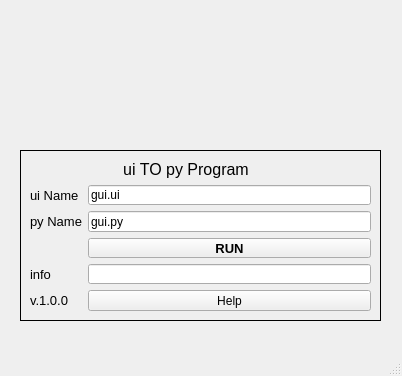
<?xml version="1.0" encoding="UTF-8"?>
<ui version="4.0">
 <class>MainWindow</class>
 <widget class="QMainWindow" name="MainWindow">
  <property name="geometry">
   <rect>
    <x>0</x>
    <y>0</y>
    <width>402</width>
    <height>376</height>
   </rect>
  </property>
  <property name="windowTitle">
   <string>MainWindow</string>
  </property>
  <widget class="QWidget" name="centralwidget">
   <widget class="QLabel" name="label_5">
    <property name="geometry">
     <rect>
      <x>0</x>
      <y>0</y>
      <width>400</width>
      <height>341</height>
     </rect>
    </property>
    <property name="text">
     <string/>
    </property>
    <property name="pixmap">
     <pixmap>back.png</pixmap>
    </property>
    <property name="scaledContents">
     <bool>true</bool>
    </property>
   </widget>
   <widget class="QLabel" name="label">
    <property name="geometry">
     <rect>
      <x>71</x>
      <y>11</y>
      <width>249</width>
      <height>127</height>
     </rect>
    </property>
    <property name="text">
     <string/>
    </property>
    <property name="pixmap">
     <pixmap>img.png</pixmap>
    </property>
   </widget>
   <widget class="QFrame" name="">
    <property name="geometry">
     <rect>
      <x>20</x>
      <y>150</y>
      <width>361</width>
      <height>171</height>
     </rect>
    </property>
    <property name="frameShape">
     <enum>QFrame::Box</enum>
    </property>
    <layout class="QGridLayout" name="gridLayout">
     <item row="0" column="0" colspan="2">
      <widget class="QLabel" name="label_2">
       <property name="font">
        <font>
         <pointsize>12</pointsize>
        </font>
       </property>
       <property name="text">
        <string>                     ui TO py Program</string>
       </property>
      </widget>
     </item>
     <item row="5" column="1">
      <widget class="QPushButton" name="pushButton_2">
       <property name="text">
        <string>Help</string>
       </property>
      </widget>
     </item>
     <item row="5" column="0">
      <widget class="QLabel" name="label_7">
       <property name="font">
        <font>
         <pointsize>10</pointsize>
        </font>
       </property>
       <property name="text">
        <string>v.1.0.0</string>
       </property>
      </widget>
     </item>
     <item row="3" column="1">
      <widget class="QPushButton" name="pushButton">
       <property name="font">
        <font>
         <pointsize>10</pointsize>
         <weight>75</weight>
         <bold>true</bold>
        </font>
       </property>
       <property name="styleSheet">
        <string notr="true">/*
QPushButton#pushButton{
	qlineargradient(spread:pad, x1:0, y1:0, x2:1, y2:0, stop:0 rgba(255, 178, 102, 255), stop:0.55 rgba(235, 200, 61, 255), stop:0.98 rgba(0, 0, 0, 255), stop:1 rgba(0, 0, 0, 0));
	color:rgba(255,255,255,210);
	border-radius:5px;
}
QPushButton#pushButton:hover{
	qlineargradient(spread:pad, x1:0, y1:0, x2:1, y2:0, stop:0 rgba(255, 178, 102, 255), stop:0.55 rgba(150, 200, 61, 255), stop:0.98 rgba(0, 0, 0, 255), stop:1 rgba(0, 0, 0, 0));
}
QPushButton#pushButton:pressed{
	padding-left:5px;
	padding-top:5px
	backround-color(150, 200, 61, 255);
}
*/</string>
       </property>
       <property name="text">
        <string>RUN</string>
       </property>
      </widget>
     </item>
     <item row="4" column="0">
      <widget class="QLabel" name="label_6">
       <property name="font">
        <font>
         <pointsize>10</pointsize>
        </font>
       </property>
       <property name="text">
        <string>info</string>
       </property>
      </widget>
     </item>
     <item row="4" column="1">
      <widget class="QLineEdit" name="lineEdit_3"/>
     </item>
     <item row="2" column="1">
      <widget class="QLineEdit" name="lineEdit_2">
       <property name="text">
        <string>gui.py</string>
       </property>
      </widget>
     </item>
     <item row="1" column="1">
      <widget class="QLineEdit" name="lineEdit">
       <property name="text">
        <string>gui.ui</string>
       </property>
      </widget>
     </item>
     <item row="1" column="0">
      <widget class="QLabel" name="label_3">
       <property name="font">
        <font>
         <pointsize>10</pointsize>
        </font>
       </property>
       <property name="text">
        <string>ui Name</string>
       </property>
      </widget>
     </item>
     <item row="2" column="0">
      <widget class="QLabel" name="label_4">
       <property name="font">
        <font>
         <pointsize>10</pointsize>
        </font>
       </property>
       <property name="text">
        <string>py Name</string>
       </property>
      </widget>
     </item>
    </layout>
   </widget>
  </widget>
  <widget class="QMenuBar" name="menubar">
   <property name="geometry">
    <rect>
     <x>0</x>
     <y>0</y>
     <width>402</width>
     <height>21</height>
    </rect>
   </property>
  </widget>
  <widget class="QStatusBar" name="statusbar"/>
 </widget>
 <resources/>
 <connections/>
</ui>
